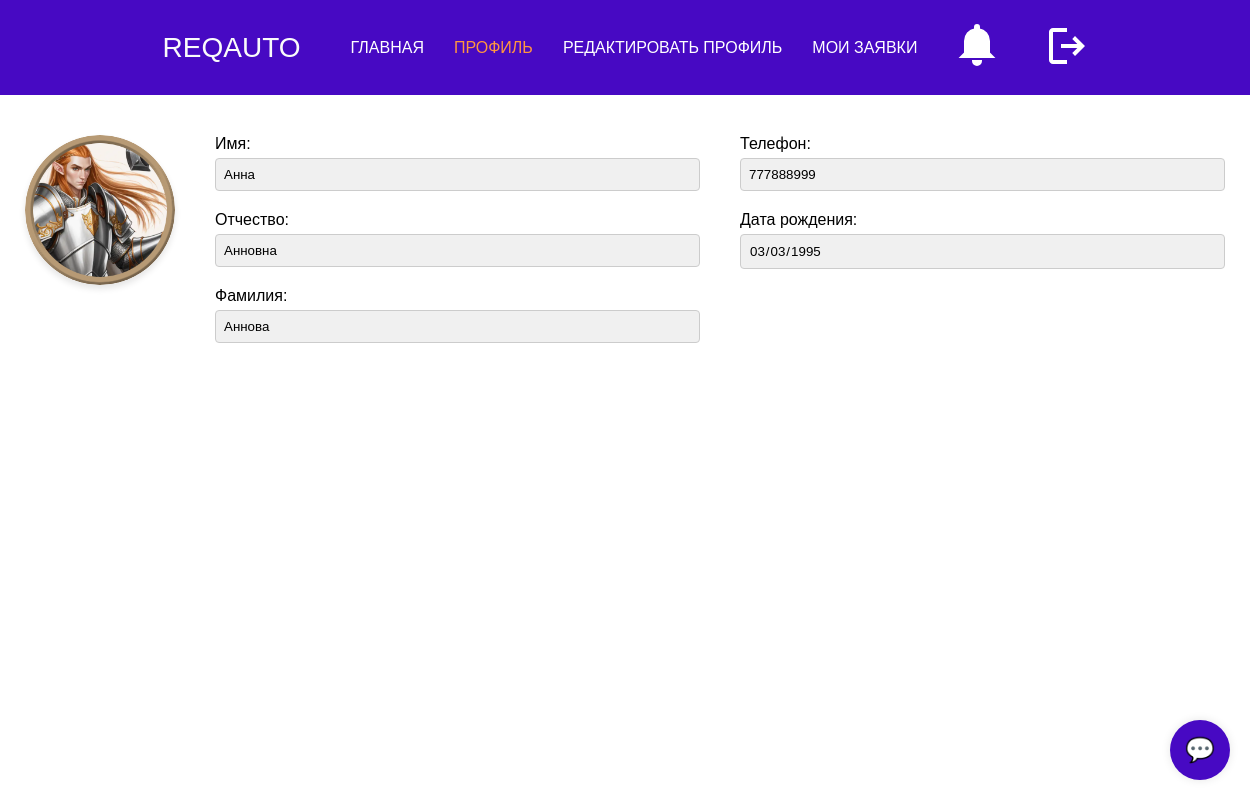
The page /profile (signed in) on the database its author committed.
### models.py (models this page shows)
class User(db.Model):
    __tablename__ = 'User'
    ID = db.Column(db.Integer, primary_key=True)
    username = db.Column(db.String(50), unique=True)
    password = db.Column(db.String(128))
    firstName = db.Column(db.String(50))
    lastName = db.Column(db.String(50))
    patronymic = db.Column(db.String(50))
    phone = db.Column(db.String(15))
    dateBirth = db.Column(db.Date, nullable=True)
    roleID = db.Column(db.Integer, db.ForeignKey('Role.ID'))
    photo = db.Column(db.String(256), nullable=True)

### app.py (the view)
@app.route('/profile')
def profile():
    if 'user_id' not in session:
        return redirect(url_for('auth'))
    user_id = session['user_id']
    user = User.query.get(user_id)
    response = make_response(render_template('profile.html', user=user))
    response.headers['Cache-Control'] = 'no-cache, no-store, must-revalidate'
    response.headers['Pragma'] = 'no-cache'
    response.headers['Expires'] = '0'
    return response

### templates/profile.html (shortened to what this page needs)
<!DOCTYPE html>
<html lang="en">
  <head>
    <link rel="stylesheet" href="/static/styles.css" />
    <link rel="stylesheet" href="/static/profile.css" />
    <link rel="stylesheet" href="/static/client_chat.css" />
  </head>
  <body>
    <header>
      <div class="logo">ReqAuto</div>
      <nav>
        <ul>
          <li>
            <a href="{{ url_for('index') }}">Главная</a>
          </li>
          <li>
            <a href="#" class="active">Профиль</a>
          </li>
          <li>
            <a href="{{ url_for('edit_profile') }}">Редактировать профиль</a>
          </li>
          <li>
            <a href="{{ url_for('profile_requests') }}">Мои заявки</a>
          </li>
          <li class="notifications-wrapper">
            <button id="notifications-toggle" class="notifications-button">
            </button>
          </li>
          <li>
            <form
              action="{{ url_for('logout') }}"
              method="post"
              class="logout-form"
            >
              <button type="submit" class="logout-button">
                <svg
                  xmlns="http://www.w3.org/2000/svg"
                  width="24"
                  height="24"
                  viewBox="0 0 24 24"
                >
                  <path
                    fill="#ffffff"
                    d="M5 21q-.825 0-1.412-.587T3 19V5q0-.825.588-1.412T5 3h7v2H5v14h7v2zm11-4l-1.375-1.45l2.55-2.55H9v-2h8.175l-2.55-2.55L16 7l5 5z"
                  />
                </svg>
              </button>
            </form>
          </li>
        </ul>
      </nav>
    </header>
    <main>
      <section class="profile-section">
        <div class="profile-avatar">
          <img src="{{ user.photo }}" alt="Аватар профиля" />
        </div>
        <div class="profile-info">
          <div class="profile-column">
            <div class="profile-field">
              <label for="firstName">Имя:</label>
              <input
                type="text"
                id="firstName"
                name="firstName"
                value="{{ user.firstName }}"
                readonly
              />
            </div>
            <div class="profile-field">
              <label for="patronymic">Отчество:</label>
              <input
                type="text"
                id="patronymic"
                name="patronymic"
                value="{{ user.patronymic }}"
                readonly
              />
            </div>
            <div class="profile-field">
              <label for="lastName">Фамилия:</label>
              <input
                type="text"
                id="lastName"
                name="lastName"
                value="{{ user.lastName }}"
                readonly
              />
            </div>
          </div>
          <div class="profile-column">
            <div class="profile-field">
              <label for="phone">Телефон:</label>
              <input
                type="text"
                id="phone"
                name="phone"
                value="{{ user.phone }}"
                readonly
              />
            </div>
            <div class="profile-field">
              <label for="dateBirth">Дата рождения:</label>
              <input
                type="date"
                id="dateBirth"
                name="dateBirth"
                value="{{ user.dateBirth.strftime('%Y-%m-%d') }}"
                readonly
              />
            </div>
          </div>
        </div>
      </section>
      <section>
        <button id="supportChatButton">💬</button>
      </section>
    </main>
  </body>
</html>

### static/styles.css (style rules this page uses)
html { scroll-behavior: smooth; }
html, body, p { margin: 0; padding: 0; width: 100%; height: 100%; }
header { margin: 0; padding: 20px; background-color: #4709c3; width: 100%; position: sticky; display: flex; justify-content: center; top: 0; z-index: 100; }
.logo { display: flex; font-family: "Montserrat", sans-serif; font-weight: 100; text-transform: uppercase; margin-right: 50px; font-size: 28px; color: #fafbfb; align-items: center; }
nav ul { list-style: none; padding-left: 0; display: flex; justify-content: center; }
nav a { text-decoration: none; color: #fff; display: flex; justify-content: center; }
nav li { display: inline; font-family: "Montserrat", sans-serif; font-weight: 100; text-transform: uppercase; margin: 0 30px 0 0; font-size: 16px; display: flex; justify-content: center; align-items: center; }
.active { color: #ff9640; }
.logout-button { background: none; border: none; cursor: pointer; }
.logout-button svg { width: 48px; height: 48px; }

### static/profile.css (style rules this page uses)
nav ul { list-style: none; padding-left: 0; display: flex; justify-content: center; margin: 0; }
.profile-section { display: flex; align-items: flex-start; padding: 20px; margin: 20px auto; max-width: 1200px; }
.profile-avatar { margin-right: 40px; }
.profile-avatar img { width: 150px; height: 150px; border-radius: 50%; object-fit: cover; box-shadow: 0 4px 6px rgba(0, 0, 0, 0.1); }
.profile-info { display: flex; flex: 1; gap: 40px; }
.profile-column { flex: 1; }
.profile-field { margin-bottom: 20px; }
.profile-field label { display: block; margin-bottom: 5px; font-family: "Rubik", sans-serif; font-weight: 400; }
.profile-field input { width: 100%; padding: 8px; border: 1px solid #ccc; border-radius: 4px; box-sizing: border-box; font-family: "Rubik", sans-serif; font-weight: 100; }
.profile-field input[readonly] { background-color: #f0f0f0; }
.notifications-wrapper { position: relative; display: inline-block; }
.notifications-button { background: none; border: none; color: white; font-size: 18px; cursor: pointer; }

### static/client_chat.css (style rules this page uses)
#supportChatButton { position: fixed; bottom: 20px; right: 20px; background-color: #4709c3; color: white; border: none; border-radius: 50%; width: 60px; height: 60px; font-size: 24px; cursor: pointer; box-shadow: 0px 0px 10px rgba(0, 0, 0, 0.1); }

### rows shown on the page
User: photo (picture), firstName "Анна", patronymic "Анновна", lastName "Аннова", phone "777888999", dateBirth "03/03/1995"
